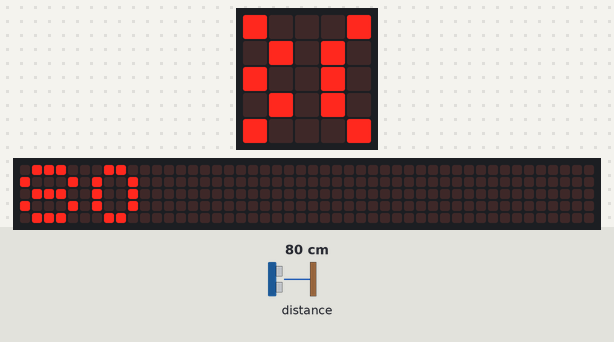
Simulated run of this program. Board: BBC micro:bit (MakeCode). Shown: the board's 5×5 LED display, a strip that is not on the board, showing the scrolling text unrolled. The test bench sets the inputs (shaded band); at power-on: distance to the obstacle 80 cm. The echo pulse lasts 58.3 µs per cm; the 48×5 strip is a reading aid, not a part: it shows the text the display is scrolling, unrolled, one strip-width of it at a time.

Above: at 2.88 s.
2.9 s: distance to the obstacle set to 2 cm
At 5.2 s:
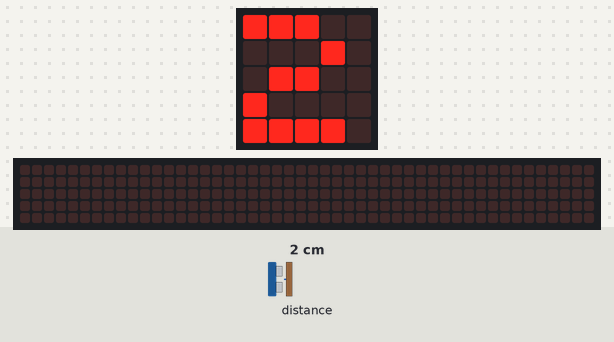
6.4 s: distance to the obstacle set to 18 cm
At 9.18 s:
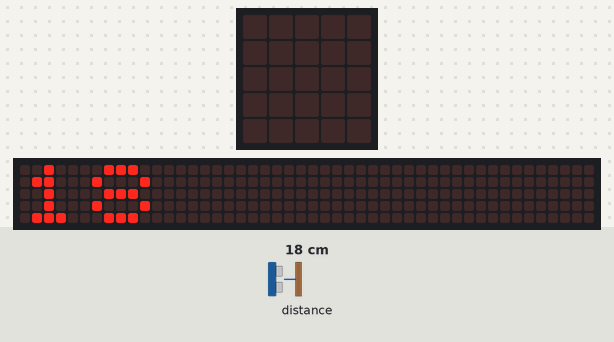
9.9 s: distance to the obstacle set to 4 cm
At 13.1 s:
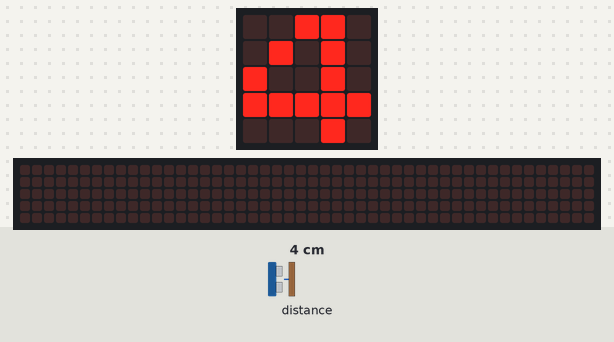
Timing chart, 0 to 14.6 s (numbered marks = the images above; inputs shaded):
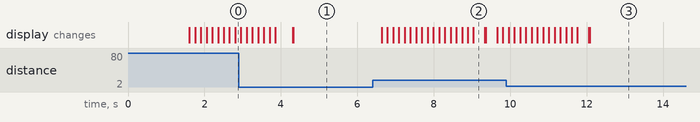

The program:

main.ts
```typescript
/**
 * sensor de ultrasonidos
 *
 * - añadir extensión "Sonar"
 *
 * - en la tarjeta de ampliación cambiar la posición de los "jumpers" de 3V3 a 5V
 *
 * conexión:
 *
 * echo P1
 *
 * trig P2
 */
basic.showIcon(IconNames.Happy)
basic.pause(1000)
basic.clearScreen()
/**
 * gonzalo martinez centeno s2c
 */
basic.forever(function () {
    basic.showNumber(sonar.ping(
    DigitalPin.P2,
    DigitalPin.P1,
    PingUnit.Centimeters
    ))
})
```

test.ts
```typescript
// aquí va el archivo "tests"; esto no se compilará cuando este paquete se utilice como una extensión.
```

Measured:
- after the input at 6.4 s, the display: first changes after 0.24 s (image 2 shows a later state)
